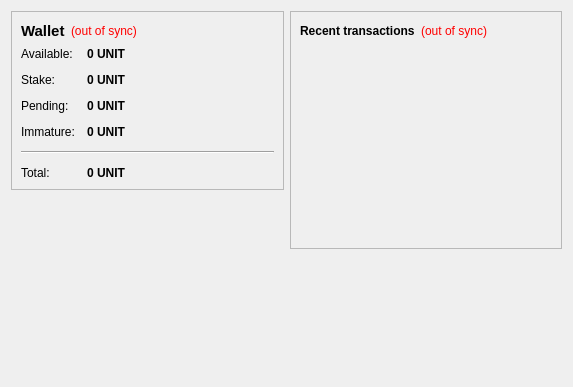
<?xml version="1.0" encoding="UTF-8"?>
<ui version="4.0">
 <class>OverviewPage</class>
 <widget class="QWidget" name="OverviewPage">
  <property name="geometry">
   <rect>
    <x>0</x>
    <y>0</y>
    <width>573</width>
    <height>387</height>
   </rect>
  </property>
  <property name="windowTitle">
   <string>Form</string>
  </property>
  <layout class="QHBoxLayout" name="horizontalLayout" stretch="1,1">
   <item>
    <layout class="QVBoxLayout" name="verticalLayout_2">
     <item>
      <widget class="QFrame" name="frame">
       <property name="frameShape">
        <enum>QFrame::StyledPanel</enum>
       </property>
       <property name="frameShadow">
        <enum>QFrame::Raised</enum>
       </property>
       <layout class="QVBoxLayout" name="verticalLayout_4">
        <item>
         <layout class="QHBoxLayout" name="horizontalLayout_4">
          <item>
           <widget class="QLabel" name="label_5">
            <property name="font">
             <font>
              <pointsize>11</pointsize>
              <weight>75</weight>
              <bold>true</bold>
             </font>
            </property>
            <property name="text">
             <string>Wallet</string>
            </property>
           </widget>
          </item>
          <item>
           <widget class="QLabel" name="labelWalletStatus">
            <property name="toolTip">
             <string>The displayed information may be out of date. Your wallet automatically synchronizes with the TrollTokens network after a connection is established, but this process has not completed yet.</string>
            </property>
            <property name="styleSheet">
             <string notr="true">QLabel { color: red; }</string>
            </property>
            <property name="text">
             <string notr="true">(out of sync)</string>
            </property>
            <property name="alignment">
             <set>Qt::AlignLeading|Qt::AlignLeft|Qt::AlignVCenter</set>
            </property>
           </widget>
          </item>
          <item>
           <spacer name="horizontalSpacer_2">
            <property name="orientation">
             <enum>Qt::Horizontal</enum>
            </property>
            <property name="sizeHint" stdset="0">
             <size>
              <width>40</width>
              <height>20</height>
             </size>
            </property>
           </spacer>
          </item>
         </layout>
        </item>
        <item>
         <layout class="QFormLayout" name="formLayout_2">
          <property name="fieldGrowthPolicy">
           <enum>QFormLayout::AllNonFixedFieldsGrow</enum>
          </property>
          <property name="horizontalSpacing">
           <number>12</number>
          </property>
          <property name="verticalSpacing">
           <number>12</number>
          </property>
          <item row="0" column="0">
           <widget class="QLabel" name="label">
            <property name="text">
             <string>Available:</string>
            </property>
           </widget>
          </item>
          <item row="0" column="1">
           <widget class="QLabel" name="labelBalance">
            <property name="font">
             <font>
              <weight>75</weight>
              <bold>true</bold>
             </font>
            </property>
            <property name="cursor">
             <cursorShape>IBeamCursor</cursorShape>
            </property>
            <property name="toolTip">
             <string>Your current spendable balance</string>
            </property>
            <property name="text">
             <string notr="true">0 UNIT</string>
            </property>
            <property name="textInteractionFlags">
             <set>Qt::LinksAccessibleByMouse|Qt::TextSelectableByKeyboard|Qt::TextSelectableByMouse</set>
            </property>
           </widget>
          </item>
          <item row="1" column="0">
           <widget class="QLabel" name="label_6">
            <property name="text">
             <string>Stake:</string>
            </property>
           </widget>
          </item>
          <item row="1" column="1">
           <widget class="QLabel" name="labelStake">
            <property name="font">
             <font>
              <weight>75</weight>
              <bold>true</bold>
             </font>
            </property>
            <property name="cursor">
             <cursorShape>IBeamCursor</cursorShape>
            </property>
            <property name="toolTip">
             <string>Total of coins that was staked, and do not yet count toward the current balance</string>
            </property>
            <property name="text">
             <string notr="true">0 UNIT</string>
            </property>
            <property name="textInteractionFlags">
             <set>Qt::LinksAccessibleByMouse|Qt::TextSelectableByKeyboard|Qt::TextSelectableByMouse</set>
            </property>
           </widget>
          </item>
          <item row="2" column="0">
           <widget class="QLabel" name="label_3">
            <property name="text">
             <string>Pending:</string>
            </property>
           </widget>
          </item>
          <item row="2" column="1">
           <widget class="QLabel" name="labelUnconfirmed">
            <property name="font">
             <font>
              <weight>75</weight>
              <bold>true</bold>
             </font>
            </property>
            <property name="cursor">
             <cursorShape>IBeamCursor</cursorShape>
            </property>
            <property name="toolTip">
             <string>Total of transactions that have yet to be confirmed, and do not yet count toward the current balance</string>
            </property>
            <property name="text">
             <string notr="true">0 UNIT</string>
            </property>
            <property name="textInteractionFlags">
             <set>Qt::LinksAccessibleByMouse|Qt::TextSelectableByKeyboard|Qt::TextSelectableByMouse</set>
            </property>
           </widget>
          </item>
          <item row="3" column="0">
           <widget class="QLabel" name="labelImmatureText">
            <property name="text">
             <string>Immature:</string>
            </property>
           </widget>
          </item>
          <item row="3" column="1">
           <widget class="QLabel" name="labelImmature">
            <property name="font">
             <font>
              <weight>75</weight>
              <bold>true</bold>
             </font>
            </property>
            <property name="toolTip">
             <string>Mined balance that has not yet matured</string>
            </property>
            <property name="text">
             <string notr="true">0 UNIT</string>
            </property>
            <property name="textInteractionFlags">
             <set>Qt::LinksAccessibleByMouse|Qt::TextSelectableByKeyboard|Qt::TextSelectableByMouse</set>
            </property>
           </widget>
          </item>
          <item row="4" column="0" colspan="2">
           <widget class="Line" name="line">
            <property name="orientation">
             <enum>Qt::Horizontal</enum>
            </property>
           </widget>
          </item>
          <item row="5" column="0">
           <widget class="QLabel" name="labelTotalText">
            <property name="text">
             <string>Total:</string>
            </property>
           </widget>
          </item>
          <item row="5" column="1">
           <widget class="QLabel" name="labelTotal">
            <property name="font">
             <font>
              <weight>75</weight>
              <bold>true</bold>
             </font>
            </property>
            <property name="cursor">
             <cursorShape>IBeamCursor</cursorShape>
            </property>
            <property name="toolTip">
             <string>Your current total balance</string>
            </property>
            <property name="text">
             <string notr="true">0 UNIT</string>
            </property>
            <property name="textInteractionFlags">
             <set>Qt::LinksAccessibleByMouse|Qt::TextSelectableByKeyboard|Qt::TextSelectableByMouse</set>
            </property>
           </widget>
          </item>
         </layout>
        </item>
       </layout>
      </widget>
     </item>
     <item>
      <spacer name="verticalSpacer">
       <property name="orientation">
        <enum>Qt::Vertical</enum>
       </property>
       <property name="sizeHint" stdset="0">
        <size>
         <width>20</width>
         <height>40</height>
        </size>
       </property>
      </spacer>
     </item>
    </layout>
   </item>
   <item>
    <layout class="QVBoxLayout" name="verticalLayout_3">
     <item>
      <widget class="QFrame" name="frame_2">
       <property name="frameShape">
        <enum>QFrame::StyledPanel</enum>
       </property>
       <property name="frameShadow">
        <enum>QFrame::Raised</enum>
       </property>
       <layout class="QVBoxLayout" name="verticalLayout">
        <item>
         <layout class="QHBoxLayout" name="horizontalLayout_2">
          <item>
           <widget class="QLabel" name="label_4">
            <property name="text">
             <string>&lt;b&gt;Recent transactions&lt;/b&gt;</string>
            </property>
           </widget>
          </item>
          <item>
           <widget class="QLabel" name="labelTransactionsStatus">
            <property name="toolTip">
             <string>The displayed information may be out of date. Your wallet automatically synchronizes with the TrollTokens network after a connection is established, but this process has not completed yet.</string>
            </property>
            <property name="styleSheet">
             <string notr="true">QLabel { color: red; }</string>
            </property>
            <property name="text">
             <string notr="true">(out of sync)</string>
            </property>
            <property name="alignment">
             <set>Qt::AlignRight|Qt::AlignTrailing|Qt::AlignVCenter</set>
            </property>
           </widget>
          </item>
          <item>
           <spacer name="horizontalSpacer">
            <property name="orientation">
             <enum>Qt::Horizontal</enum>
            </property>
            <property name="sizeHint" stdset="0">
             <size>
              <width>40</width>
              <height>20</height>
             </size>
            </property>
           </spacer>
          </item>
         </layout>
        </item>
        <item>
         <widget class="QListView" name="listTransactions">
          <property name="styleSheet">
           <string notr="true">QListView { background: transparent; }</string>
          </property>
          <property name="frameShape">
           <enum>QFrame::NoFrame</enum>
          </property>
          <property name="verticalScrollBarPolicy">
           <enum>Qt::ScrollBarAlwaysOff</enum>
          </property>
          <property name="horizontalScrollBarPolicy">
           <enum>Qt::ScrollBarAlwaysOff</enum>
          </property>
          <property name="selectionMode">
           <enum>QAbstractItemView::NoSelection</enum>
          </property>
         </widget>
        </item>
       </layout>
      </widget>
     </item>
     <item>
      <spacer name="verticalSpacer_2">
       <property name="orientation">
        <enum>Qt::Vertical</enum>
       </property>
       <property name="sizeHint" stdset="0">
        <size>
         <width>20</width>
         <height>40</height>
        </size>
       </property>
      </spacer>
     </item>
    </layout>
   </item>
  </layout>
 </widget>
 <resources/>
 <connections/>
</ui>
